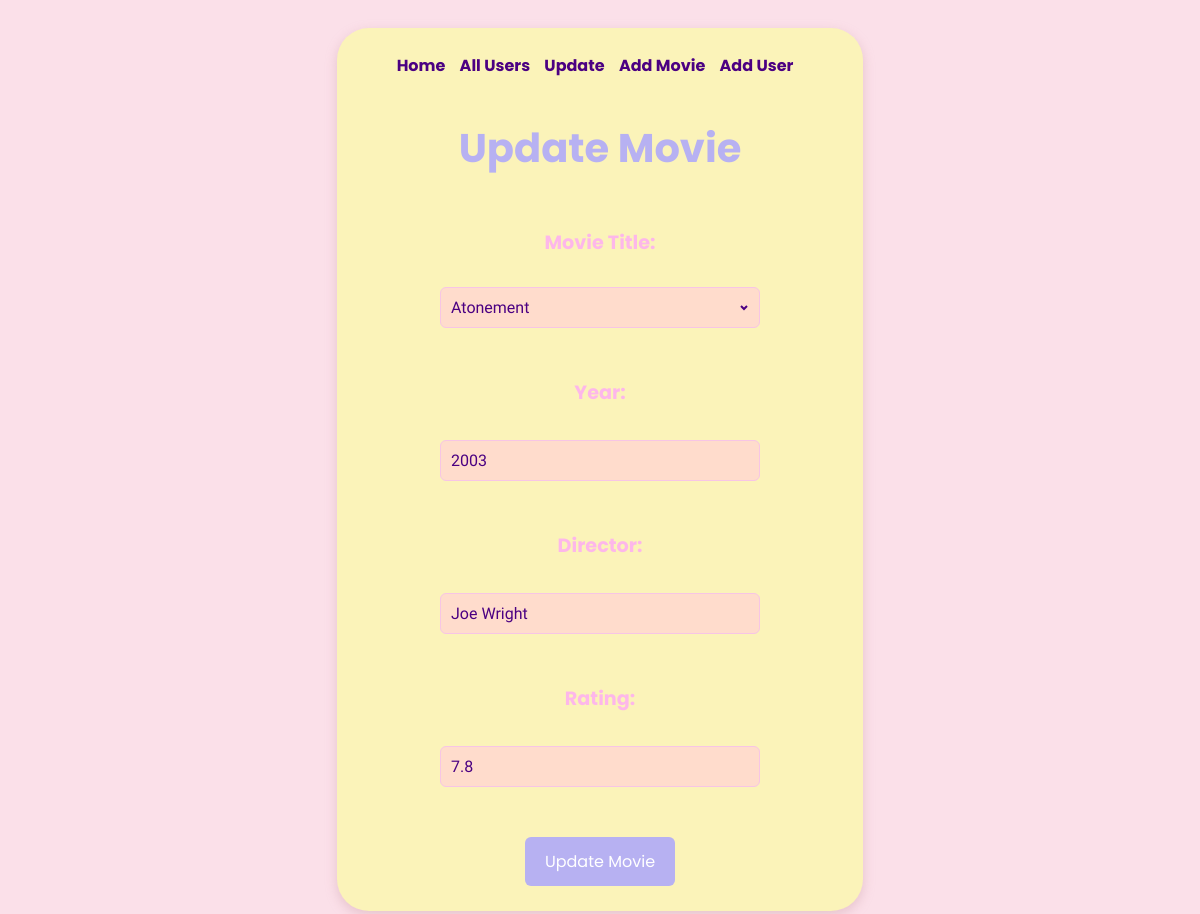
Screenshot of /update_movie?movie_id_select=2 with the database file from the repository.
### datamanager/data_models.py (models this page shows, shortened)
class Movie(db.Model):
    __tablename__ = "movies"
    id = Column(Integer, primary_key=True, autoincrement=True)
    name = Column(String)
    director = Column(String)
    year = Column(Integer)
    rating = Column(Float)
    user_movies = db.relationship('UserMovie', backref='movie', lazy=True)

### app.py (the view)
@app.route('/update_movie', methods=['GET'])
def get_selected_movie_information():
    selected_movie = None
    all_movies = data_models.Movie.query.all()
    movie_id = request.args.get('movie_id_select')
    if movie_id is not None:
        selected_movie = data_models.Movie.query.filter_by(id=movie_id).first()
    return render_template('update_movie.html', movies=all_movies, selected_movie=selected_movie)

### templates/update_movie.html (shortened to what this page needs)
<!DOCTYPE html>
<html lang="en">
<head>
    <link rel="stylesheet" href="/static/styles.css">
</head>
<body>
<main>
    <nav>
        <a class="nav_element" href="/">Home</a>
        <a class="nav_element" href="/users">All Users</a>
        <a class="nav_element" href="/update_movie">Update</a>
        <a class="nav_element" href="/add_movie">Add Movie</a>
        <a class="nav_element" href="/add_user">Add User</a>
    </nav>
    <h1>Update Movie</h1>
    <form action="/update_movie" method="GET" id="select_menu_form_id">
        <label for="title">Movie Title:</label>
        <div class="dropdown">
            <select id="title" name="movie_id_select" onchange="document.getElementById('select_menu_form_id').submit()"
                    required>
                {% for movie in movies %}
                <option value="{{ movie.id }}" {% if movie== selected_movie %}selected{% endif %}>{{ movie.name }}
                </option>
                {% endfor %}
            </select>
        </div>
    </form>
    {% if selected_movie %}
    <form action="/update_movie" method="POST" id="update_movie_form_id"><br>
        <label for="year">Year:</label><br>
        <input type="number" id="year" name="year" value="{{ selected_movie.year }}" required><br><br>
        <label for="director">Director:</label><br>
        <input type="text" id="director" name="director" value="{{ selected_movie.director }}" required><br><br>
        <label for="rating">Rating:</label><br>
        <input type="number" id="rating" name="rating" step="0.1" min="0" max="10" value="{{ selected_movie.rating }}"
               required><br><br>
        <button type="submit">Update Movie</button>
        {% endif %}
    </form>
</main>
</body>
</html>

### static/styles.css (style rules this page uses)
body { background-color: #FBE0E9; font-family: 'Poppins', sans-serif; color: #4B0082; display: flex; justify-content: center; }
main { background-color: #FBF3B9; border-radius: 2rem; padding: 25px 60px; margin: 20px; box-shadow: 0 4px 12px rgba(200, 150, 160, 0.4); }
nav { text-align: center; margin-bottom: 40px; }
.nav_element { text-decoration: none; font-weight: bold; color: #4B0082; margin-right: 10px; }
h1 { font-family: 'Poppins', sans-serif; font-weight: bold; font-size: 2.5em; color: #B7B1F2; text-align: center; margin-bottom: 50px; }
form { margin-top: 10px; text-align: center; }
form label { font-weight: bold; color: #FDB7EA; font-size: 1.2em; display: block; margin-bottom: 8px; }
form input, select { box-sizing: border-box; font-family: "Borel", cursive; font-weight: 400; font-style: normal; padding: 10px; width: 20em; margin-bottom: 25px; border: 1px solid #F7C5E5; border-radius: 6px; background-color: #FFDCCC; color: #4B0082; font-size: 1em; }
select { display: block; margin: 0 auto 25px; padding-right: 10px; margin-top: 30px; margin-bottom: 25px; width: 20em; appearance: none; -webkit-appearance: none; -moz-appearance: none; background-repeat: no-repeat; background-position: right 10px center; background-size: 10px; }
#update-button, form button { text-decoration: none; display: inline-block; padding: 12px 20px; background-color: #B7B1F2; color: white; border: none; border-radius: 6px; cursor: pointer; font-size: 1em; font-family: 'Poppins', sans-serif; }

### rows the page displays
Movie: year "2003", director "Joe Wright", rating "7.8"

### other values shown
form field movie_id_select "Atonement"
